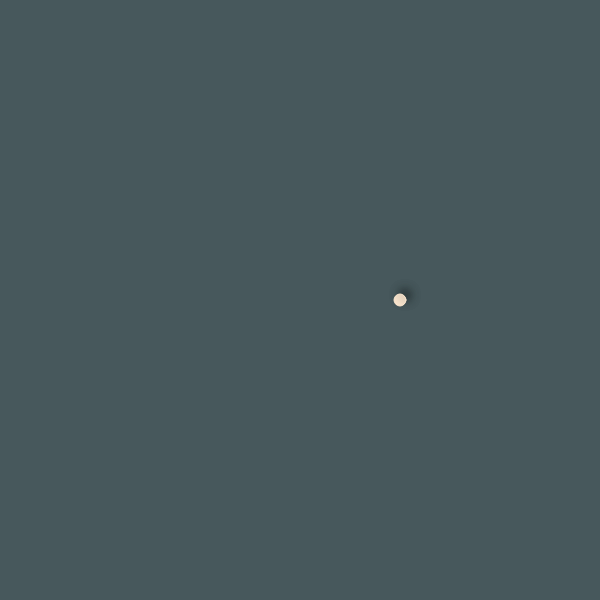
Frame 1 (no input)
Frame 60 (no input): identical to frame 1, image omitted
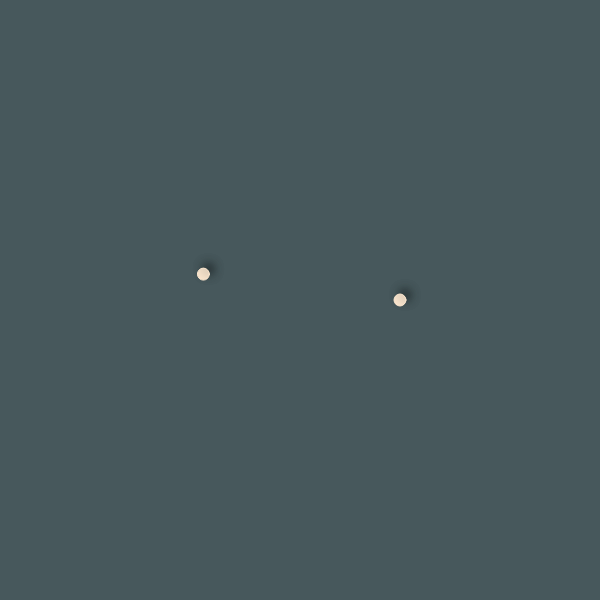
Frame 120 (the mouse pressed at the canvas centre since frame 60)

The p5.js sketch that drew these frames (run headless with seeded random() and noise() and a simulated clock; from frame 60 on, the mouse is pressed at the canvas centre):

// p5.js sketch
// ── sketch.js
let theta;
let r = 100;

function setup(){
  createCanvas(600, 600);
  angleMode(DEGREES);
  colorMode(HSB, 360, 100, 100, 100);
}

function draw(){
  background(191, 23, 36, 100);//color name: 錆鼠 さびねず
  translate(width/2, height/2);
  stroke(32, 18, 99, 100);
  fill(32, 18, 99, 100);//color name: 薄卵色 うすたまごいろ
  shadow();


  // ball();
  multipleBall();
}

function ball(){
  thetaX = map(mouseX, 0, width, 0, 720);
  let ballX = r * cos(thetaX);
  let ballY = r * sin(thetaX);
  ellipse(ballX, ballY, 25, 25);
}

function multipleBall(){
  density = map(mouseX, 0, width, 360, 30);
  if(density < 30) density = 30;

  for(let angle = 0; angle < 360; angle += density){
    theta = angle;
    let ballX = r * cos(theta);
    let ballY = r * sin(theta);
    ellipse(ballX, ballY, 12, 12);
  }
}

function shadow(){
  drawingContext.shadowOffsetX = 5;
  drawingContext.shadowOffsetY = -5;
  drawingContext.shadowBlur = 8;
  drawingContext.shadowColor = 'rgba(39, 49, 51, 100)';
}
